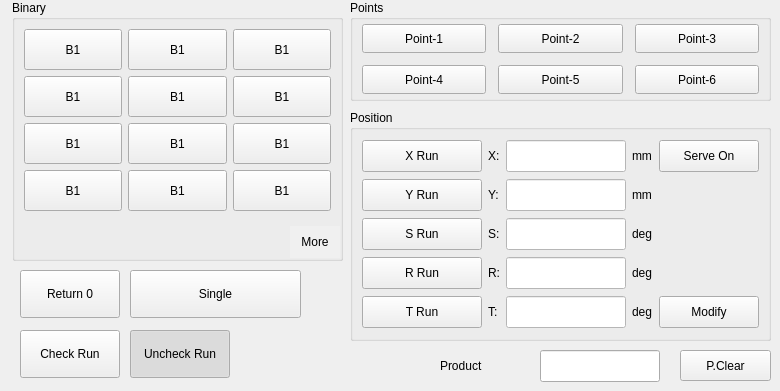
   <widget class="QWidget" name="tabWidgetPage1">
    <widget class="QGroupBox" name="groupBox_3">
     <property name="geometry">
      <rect>
       <x>12</x>
       <y>0</y>
       <width>331</width>
       <height>261</height>
      </rect>
     </property>
     <property name="title">
      <string>Binary</string>
     </property>
     <layout class="QVBoxLayout" name="verticalLayout">
      <property name="leftMargin">
       <number>0</number>
      </property>
      <property name="topMargin">
       <number>0</number>
      </property>
      <property name="rightMargin">
       <number>0</number>
      </property>
      <property name="bottomMargin">
       <number>0</number>
      </property>
      <item>
       <widget class="QWidget" name="bGroup" native="true">
        <property name="sizePolicy">
         <sizepolicy hsizetype="Preferred" vsizetype="Expanding">
          <horstretch>0</horstretch>
          <verstretch>0</verstretch>
         </sizepolicy>
        </property>
        <layout class="QGridLayout" name="gridLayout_4">
         <item row="0" column="0">
          <widget class="QPushButton" name="b1">
           <property name="sizePolicy">
            <sizepolicy hsizetype="Minimum" vsizetype="Expanding">
             <horstretch>0</horstretch>
             <verstretch>0</verstretch>
            </sizepolicy>
           </property>
           <property name="minimumSize">
            <size>
             <width>0</width>
             <height>32</height>
            </size>
           </property>
           <property name="maximumSize">
            <size>
             <width>16777215</width>
             <height>48</height>
            </size>
           </property>
           <property name="text">
            <string>B1</string>
           </property>
           <attribute name="buttonGroup">
            <string notr="true">shortcutGroup</string>
           </attribute>
          </widget>
         </item>
         <item row="0" column="1">
          <widget class="QPushButton" name="b2">
           <property name="sizePolicy">
            <sizepolicy hsizetype="Minimum" vsizetype="Expanding">
             <horstretch>0</horstretch>
             <verstretch>0</verstretch>
            </sizepolicy>
           </property>
           <property name="minimumSize">
            <size>
             <width>0</width>
             <height>32</height>
            </size>
           </property>
           <property name="maximumSize">
            <size>
             <width>16777215</width>
             <height>48</height>
            </size>
           </property>
           <property name="text">
            <string>B1</string>
           </property>
           <attribute name="buttonGroup">
            <string notr="true">shortcutGroup</string>
           </attribute>
          </widget>
         </item>
         <item row="0" column="2">
          <widget class="QPushButton" name="b3">
           <property name="sizePolicy">
            <sizepolicy hsizetype="Minimum" vsizetype="Expanding">
             <horstretch>0</horstretch>
             <verstretch>0</verstretch>
            </sizepolicy>
           </property>
           <property name="minimumSize">
            <size>
             <width>0</width>
             <height>32</height>
            </size>
           </property>
           <property name="maximumSize">
            <size>
             <width>16777215</width>
             <height>48</height>
            </size>
           </property>
           <property name="text">
            <string>B1</string>
           </property>
           <attribute name="buttonGroup">
            <string notr="true">shortcutGroup</string>
           </attribute>
          </widget>
         </item>
         <item row="1" column="0">
          <widget class="QPushButton" name="b4">
           <property name="sizePolicy">
            <sizepolicy hsizetype="Minimum" vsizetype="Expanding">
             <horstretch>0</horstretch>
             <verstretch>0</verstretch>
            </sizepolicy>
           </property>
           <property name="minimumSize">
            <size>
             <width>0</width>
             <height>32</height>
            </size>
           </property>
           <property name="maximumSize">
            <size>
             <width>16777215</width>
             <height>48</height>
            </size>
           </property>
           <property name="text">
            <string>B1</string>
           </property>
           <attribute name="buttonGroup">
            <string notr="true">shortcutGroup</string>
           </attribute>
          </widget>
         </item>
         <item row="1" column="1">
          <widget class="QPushButton" name="b5">
           <property name="sizePolicy">
            <sizepolicy hsizetype="Minimum" vsizetype="Expanding">
             <horstretch>0</horstretch>
             <verstretch>0</verstretch>
            </sizepolicy>
           </property>
           <property name="minimumSize">
            <size>
             <width>0</width>
             <height>32</height>
            </size>
           </property>
           <property name="maximumSize">
            <size>
             <width>16777215</width>
             <height>48</height>
            </size>
           </property>
           <property name="text">
            <string>B1</string>
           </property>
           <attribute name="buttonGroup">
            <string notr="true">shortcutGroup</string>
           </attribute>
          </widget>
         </item>
         <item row="1" column="2">
          <widget class="QPushButton" name="b6">
           <property name="sizePolicy">
            <sizepolicy hsizetype="Minimum" vsizetype="Expanding">
             <horstretch>0</horstretch>
             <verstretch>0</verstretch>
            </sizepolicy>
           </property>
           <property name="minimumSize">
            <size>
             <width>0</width>
             <height>32</height>
            </size>
           </property>
           <property name="maximumSize">
            <size>
             <width>16777215</width>
             <height>48</height>
            </size>
           </property>
           <property name="text">
            <string>B1</string>
           </property>
           <attribute name="buttonGroup">
            <string notr="true">shortcutGroup</string>
           </attribute>
          </widget>
         </item>
         <item row="2" column="0">
          <widget class="QPushButton" name="b7">
           <property name="sizePolicy">
            <sizepolicy hsizetype="Minimum" vsizetype="Expanding">
             <horstretch>0</horstretch>
             <verstretch>0</verstretch>
            </sizepolicy>
           </property>
           <property name="minimumSize">
            <size>
             <width>0</width>
             <height>32</height>
            </size>
           </property>
           <property name="maximumSize">
            <size>
             <width>16777215</width>
             <height>48</height>
            </size>
           </property>
           <property name="text">
            <string>B1</string>
           </property>
           <attribute name="buttonGroup">
            <string notr="true">shortcutGroup</string>
           </attribute>
          </widget>
         </item>
         <item row="2" column="1">
          <widget class="QPushButton" name="b8">
           <property name="sizePolicy">
            <sizepolicy hsizetype="Minimum" vsizetype="Expanding">
             <horstretch>0</horstretch>
             <verstretch>0</verstretch>
            </sizepolicy>
           </property>
           <property name="minimumSize">
            <size>
             <width>0</width>
             <height>32</height>
            </size>
           </property>
           <property name="maximumSize">
            <size>
             <width>16777215</width>
             <height>48</height>
            </size>
           </property>
           <property name="text">
            <string>B1</string>
           </property>
           <attribute name="buttonGroup">
            <string notr="true">shortcutGroup</string>
           </attribute>
          </widget>
         </item>
         <item row="2" column="2">
          <widget class="QPushButton" name="b9">
           <property name="sizePolicy">
            <sizepolicy hsizetype="Minimum" vsizetype="Expanding">
             <horstretch>0</horstretch>
             <verstretch>0</verstretch>
            </sizepolicy>
           </property>
           <property name="minimumSize">
            <size>
             <width>0</width>
             <height>32</height>
            </size>
           </property>
           <property name="maximumSize">
            <size>
             <width>16777215</width>
             <height>48</height>
            </size>
           </property>
           <property name="text">
            <string>B1</string>
           </property>
           <attribute name="buttonGroup">
            <string notr="true">shortcutGroup</string>
           </attribute>
          </widget>
         </item>
         <item row="3" column="0">
          <widget class="QPushButton" name="b10">
           <property name="sizePolicy">
            <sizepolicy hsizetype="Minimum" vsizetype="Expanding">
             <horstretch>0</horstretch>
             <verstretch>0</verstretch>
            </sizepolicy>
           </property>
           <property name="minimumSize">
            <size>
             <width>0</width>
             <height>32</height>
            </size>
           </property>
           <property name="maximumSize">
            <size>
             <width>16777215</width>
             <height>48</height>
            </size>
           </property>
           <property name="text">
            <string>B1</string>
           </property>
           <attribute name="buttonGroup">
            <string notr="true">shortcutGroup</string>
           </attribute>
          </widget>
         </item>
         <item row="3" column="1">
          <widget class="QPushButton" name="b11">
           <property name="sizePolicy">
            <sizepolicy hsizetype="Minimum" vsizetype="Expanding">
             <horstretch>0</horstretch>
             <verstretch>0</verstretch>
            </sizepolicy>
           </property>
           <property name="minimumSize">
            <size>
             <width>0</width>
             <height>32</height>
            </size>
           </property>
           <property name="maximumSize">
            <size>
             <width>16777215</width>
             <height>48</height>
            </size>
           </property>
           <property name="text">
            <string>B1</string>
           </property>
           <attribute name="buttonGroup">
            <string notr="true">shortcutGroup</string>
           </attribute>
          </widget>
         </item>
         <item row="3" column="2">
          <widget class="QPushButton" name="b12">
           <property name="sizePolicy">
            <sizepolicy hsizetype="Minimum" vsizetype="Expanding">
             <horstretch>0</horstretch>
             <verstretch>0</verstretch>
            </sizepolicy>
           </property>
           <property name="minimumSize">
            <size>
             <width>0</width>
             <height>32</height>
            </size>
           </property>
           <property name="maximumSize">
            <size>
             <width>16777215</width>
             <height>48</height>
            </size>
           </property>
           <property name="text">
            <string>B1</string>
           </property>
           <attribute name="buttonGroup">
            <string notr="true">shortcutGroup</string>
           </attribute>
          </widget>
         </item>
        </layout>
       </widget>
      </item>
      <item>
       <layout class="QHBoxLayout" name="horizontalLayout_2">
        <item>
         <spacer name="horizontalSpacer">
          <property name="orientation">
           <enum>Qt::Horizontal</enum>
          </property>
          <property name="sizeHint" stdset="0">
           <size>
            <width>40</width>
            <height>20</height>
           </size>
          </property>
         </spacer>
        </item>
        <item>
         <widget class="QPushButton" name="showMore">
          <property name="sizePolicy">
           <sizepolicy hsizetype="Minimum" vsizetype="Expanding">
            <horstretch>0</horstretch>
            <verstretch>0</verstretch>
           </sizepolicy>
          </property>
          <property name="minimumSize">
           <size>
            <width>50</width>
            <height>0</height>
           </size>
          </property>
          <property name="maximumSize">
           <size>
            <width>16777215</width>
            <height>32</height>
           </size>
          </property>
          <property name="styleSheet">
           <string notr="true">#showMore{
background-color: rgb(240,240,240);
border-style: none;
}
#showMore:pressed{
     background-color: rgba(62, 113, 255, 255);
     color:white;
}</string>
          </property>
          <property name="text">
           <string>More</string>
          </property>
         </widget>
        </item>
       </layout>
      </item>
     </layout>
    </widget>
    <widget class="QLabel" name="label_3">
     <property name="geometry">
      <rect>
       <x>440</x>
       <y>355</y>
       <width>91</width>
       <height>21</height>
      </rect>
     </property>
     <property name="text">
      <string>Product</string>
     </property>
    </widget>
    <widget class="ICLineEditWithVirtualNumericKeypad" name="productEdit">
     <property name="geometry">
      <rect>
       <x>540</x>
       <y>350</y>
       <width>120</width>
       <height>32</height>
      </rect>
     </property>
     <property name="minimumSize">
      <size>
       <width>0</width>
       <height>32</height>
      </size>
     </property>
     <property name="alignment">
      <set>Qt::AlignRight|Qt::AlignTrailing|Qt::AlignVCenter</set>
     </property>
    </widget>
    <widget class="QGroupBox" name="groupBox">
     <property name="geometry">
      <rect>
       <x>350</x>
       <y>110</y>
       <width>421</width>
       <height>231</height>
      </rect>
     </property>
     <property name="title">
      <string>Position</string>
     </property>
     <layout class="QGridLayout" name="gridLayout">
      <item row="2" column="3">
       <widget class="QLabel" name="label_15">
        <property name="text">
         <string>deg</string>
        </property>
       </widget>
      </item>
      <item row="1" column="0">
       <widget class="QPushButton" name="yRun">
        <property name="sizePolicy">
         <sizepolicy hsizetype="Expanding" vsizetype="Preferred">
          <horstretch>0</horstretch>
          <verstretch>0</verstretch>
         </sizepolicy>
        </property>
        <property name="minimumSize">
         <size>
          <width>100</width>
          <height>32</height>
         </size>
        </property>
        <property name="text">
         <string>Y Run</string>
        </property>
       </widget>
      </item>
      <item row="1" column="3">
       <widget class="QLabel" name="label_5">
        <property name="text">
         <string>mm</string>
        </property>
       </widget>
      </item>
      <item row="1" column="1">
       <widget class="QLabel" name="label_2">
        <property name="text">
         <string>Y:</string>
        </property>
       </widget>
      </item>
      <item row="3" column="2">
       <widget class="ICLineEditWithVirtualNumericKeypad" name="rPos">
        <property name="enabled">
         <bool>false</bool>
        </property>
        <property name="minimumSize">
         <size>
          <width>0</width>
          <height>32</height>
         </size>
        </property>
        <property name="styleSheet">
         <string notr="true">QLineEdit::disabled{
background:white;
color: rgb(97, 97, 97);
}
</string>
        </property>
       </widget>
      </item>
      <item row="4" column="2">
       <widget class="ICLineEditWithVirtualNumericKeypad" name="tPos">
        <property name="enabled">
         <bool>false</bool>
        </property>
        <property name="minimumSize">
         <size>
          <width>0</width>
          <height>32</height>
         </size>
        </property>
        <property name="styleSheet">
         <string notr="true">QLineEdit::disabled{
background:white;
color: rgb(97, 97, 97);
}
</string>
        </property>
       </widget>
      </item>
      <item row="0" column="2">
       <widget class="ICLineEditWithVirtualNumericKeypad" name="xPos">
        <property name="enabled">
         <bool>false</bool>
        </property>
        <property name="minimumSize">
         <size>
          <width>0</width>
          <height>32</height>
         </size>
        </property>
        <property name="styleSheet">
         <string notr="true">QLineEdit::disabled{
background:white;
color: rgb(97, 97, 97);
}
</string>
        </property>
       </widget>
      </item>
      <item row="0" column="0">
       <widget class="QPushButton" name="xRun">
        <property name="sizePolicy">
         <sizepolicy hsizetype="Expanding" vsizetype="Preferred">
          <horstretch>0</horstretch>
          <verstretch>0</verstretch>
         </sizepolicy>
        </property>
        <property name="minimumSize">
         <size>
          <width>100</width>
          <height>32</height>
         </size>
        </property>
        <property name="text">
         <string>X Run</string>
        </property>
       </widget>
      </item>
      <item row="2" column="2">
       <widget class="ICLineEditWithVirtualNumericKeypad" name="zPos">
        <property name="enabled">
         <bool>false</bool>
        </property>
        <property name="minimumSize">
         <size>
          <width>0</width>
          <height>32</height>
         </size>
        </property>
        <property name="styleSheet">
         <string notr="true">QLineEdit::disabled{
background:white;
color: rgb(97, 97, 97);
}
</string>
        </property>
       </widget>
      </item>
      <item row="1" column="2">
       <widget class="ICLineEditWithVirtualNumericKeypad" name="yPos">
        <property name="enabled">
         <bool>false</bool>
        </property>
        <property name="minimumSize">
         <size>
          <width>0</width>
          <height>32</height>
         </size>
        </property>
        <property name="styleSheet">
         <string notr="true">QLineEdit::disabled{
background:white;
color: rgb(97, 97, 97);
}
</string>
        </property>
       </widget>
      </item>
      <item row="0" column="3">
       <widget class="QLabel" name="label_4">
        <property name="text">
         <string>mm</string>
        </property>
       </widget>
      </item>
      <item row="3" column="0">
       <widget class="QPushButton" name="rRun">
        <property name="sizePolicy">
         <sizepolicy hsizetype="Expanding" vsizetype="Preferred">
          <horstretch>0</horstretch>
          <verstretch>0</verstretch>
         </sizepolicy>
        </property>
        <property name="minimumSize">
         <size>
          <width>100</width>
          <height>32</height>
         </size>
        </property>
        <property name="text">
         <string>R Run</string>
        </property>
       </widget>
      </item>
      <item row="3" column="1">
       <widget class="QLabel" name="label_7">
        <property name="text">
         <string>R:</string>
        </property>
       </widget>
      </item>
      <item row="4" column="3">
       <widget class="QLabel" name="label_10">
        <property name="text">
         <string>deg</string>
        </property>
       </widget>
      </item>
      <item row="3" column="3">
       <widget class="QLabel" name="label_9">
        <property name="text">
         <string>deg</string>
        </property>
       </widget>
      </item>
      <item row="4" column="1">
       <widget class="QLabel" name="label_8">
        <property name="text">
         <string>T:</string>
        </property>
       </widget>
      </item>
      <item row="2" column="0">
       <widget class="QPushButton" name="zRun">
        <property name="sizePolicy">
         <sizepolicy hsizetype="Expanding" vsizetype="Preferred">
          <horstretch>0</horstretch>
          <verstretch>0</verstretch>
         </sizepolicy>
        </property>
        <property name="minimumSize">
         <size>
          <width>100</width>
          <height>32</height>
         </size>
        </property>
        <property name="text">
         <string>S Run</string>
        </property>
       </widget>
      </item>
      <item row="4" column="0">
       <widget class="QPushButton" name="tRun">
        <property name="sizePolicy">
         <sizepolicy hsizetype="Expanding" vsizetype="Preferred">
          <horstretch>0</horstretch>
          <verstretch>0</verstretch>
         </sizepolicy>
        </property>
        <property name="minimumSize">
         <size>
          <width>100</width>
          <height>32</height>
         </size>
        </property>
        <property name="text">
         <string>T Run</string>
        </property>
       </widget>
      </item>
      <item row="0" column="1">
       <widget class="QLabel" name="label">
        <property name="text">
         <string>X:</string>
        </property>
       </widget>
      </item>
      <item row="2" column="1">
       <widget class="QLabel" name="label_6">
        <property name="text">
         <string>S:</string>
        </property>
       </widget>
      </item>
      <item row="0" column="4">
       <widget class="QPushButton" name="serveControl">
        <property name="sizePolicy">
         <sizepolicy hsizetype="Minimum" vsizetype="Preferred">
          <horstretch>0</horstretch>
          <verstretch>0</verstretch>
         </sizepolicy>
        </property>
        <property name="minimumSize">
         <size>
          <width>100</width>
          <height>32</height>
         </size>
        </property>
        <property name="text">
         <string>Serve On</string>
        </property>
        <property name="checkable">
         <bool>true</bool>
        </property>
       </widget>
      </item>
      <item row="4" column="4">
       <widget class="QPushButton" name="setButton">
        <property name="sizePolicy">
         <sizepolicy hsizetype="Minimum" vsizetype="Preferred">
          <horstretch>0</horstretch>
          <verstretch>0</verstretch>
         </sizepolicy>
        </property>
        <property name="minimumSize">
         <size>
          <width>100</width>
          <height>32</height>
         </size>
        </property>
        <property name="text">
         <string>Modify</string>
        </property>
       </widget>
      </item>
     </layout>
    </widget>
    <widget class="QPushButton" name="singleButton">
     <property name="geometry">
      <rect>
       <x>130</x>
       <y>270</y>
       <width>171</width>
       <height>48</height>
      </rect>
     </property>
     <property name="sizePolicy">
      <sizepolicy hsizetype="Minimum" vsizetype="Preferred">
       <horstretch>0</horstretch>
       <verstretch>0</verstretch>
      </sizepolicy>
     </property>
     <property name="minimumSize">
      <size>
       <width>0</width>
       <height>48</height>
      </size>
     </property>
     <property name="text">
      <string>Single</string>
     </property>
    </widget>
    <widget class="QPushButton" name="runButton">
     <property name="geometry">
      <rect>
       <x>20</x>
       <y>330</y>
       <width>100</width>
       <height>48</height>
      </rect>
     </property>
     <property name="sizePolicy">
      <sizepolicy hsizetype="Minimum" vsizetype="Preferred">
       <horstretch>0</horstretch>
       <verstretch>0</verstretch>
      </sizepolicy>
     </property>
     <property name="minimumSize">
      <size>
       <width>0</width>
       <height>48</height>
      </size>
     </property>
     <property name="text">
      <string>Check Run</string>
     </property>
     <property name="checkable">
      <bool>true</bool>
     </property>
     <attribute name="buttonGroup">
      <string notr="true">buttonGroup_2</string>
     </attribute>
    </widget>
    <widget class="QGroupBox" name="groupBox_2">
     <property name="geometry">
      <rect>
       <x>350</x>
       <y>0</y>
       <width>421</width>
       <height>101</height>
      </rect>
     </property>
     <property name="minimumSize">
      <size>
       <width>350</width>
       <height>0</height>
      </size>
     </property>
     <property name="title">
      <string>Points</string>
     </property>
     <layout class="QGridLayout" name="gridLayout_2">
      <property name="topMargin">
       <number>4</number>
      </property>
      <property name="bottomMargin">
       <number>4</number>
      </property>
      <property name="spacing">
       <number>12</number>
      </property>
      <item row="0" column="0">
       <widget class="QPushButton" name="point1">
        <property name="sizePolicy">
         <sizepolicy hsizetype="Minimum" vsizetype="Expanding">
          <horstretch>0</horstretch>
          <verstretch>0</verstretch>
         </sizepolicy>
        </property>
        <property name="maximumSize">
         <size>
          <width>16777215</width>
          <height>48</height>
         </size>
        </property>
        <property name="text">
         <string>Point-1</string>
        </property>
        <property name="checkable">
         <bool>true</bool>
        </property>
        <attribute name="buttonGroup">
         <string notr="true">buttonGroup</string>
        </attribute>
       </widget>
      </item>
      <item row="0" column="1">
       <widget class="QPushButton" name="point2">
        <property name="sizePolicy">
         <sizepolicy hsizetype="Minimum" vsizetype="Expanding">
          <horstretch>0</horstretch>
          <verstretch>0</verstretch>
         </sizepolicy>
        </property>
        <property name="maximumSize">
         <size>
          <width>16777215</width>
          <height>48</height>
         </size>
        </property>
        <property name="text">
         <string>Point-2</string>
        </property>
        <property name="checkable">
         <bool>true</bool>
        </property>
        <attribute name="buttonGroup">
         <string notr="true">buttonGroup</string>
        </attribute>
       </widget>
      </item>
      <item row="0" column="2">
       <widget class="QPushButton" name="point3">
        <property name="sizePolicy">
         <sizepolicy hsizetype="Minimum" vsizetype="Expanding">
          <horstretch>0</horstretch>
          <verstretch>0</verstretch>
         </sizepolicy>
        </property>
        <property name="maximumSize">
         <size>
          <width>16777215</width>
          <height>48</height>
         </size>
        </property>
        <property name="text">
         <string>Point-3</string>
        </property>
        <property name="checkable">
         <bool>true</bool>
        </property>
        <attribute name="buttonGroup">
         <string notr="true">buttonGroup</string>
        </attribute>
       </widget>
      </item>
      <item row="1" column="0">
       <widget class="QPushButton" name="point4">
        <property name="sizePolicy">
         <sizepolicy hsizetype="Minimum" vsizetype="Expanding">
          <horstretch>0</horstretch>
          <verstretch>0</verstretch>
         </sizepolicy>
        </property>
        <property name="maximumSize">
         <size>
          <width>16777215</width>
          <height>48</height>
         </size>
        </property>
        <property name="text">
         <string>Point-4</string>
        </property>
        <property name="checkable">
         <bool>true</bool>
        </property>
        <attribute name="buttonGroup">
         <string notr="true">buttonGroup</string>
        </attribute>
       </widget>
      </item>
      <item row="1" column="1">
       <widget class="QPushButton" name="point5">
        <property name="sizePolicy">
         <sizepolicy hsizetype="Minimum" vsizetype="Expanding">
          <horstretch>0</horstretch>
          <verstretch>0</verstretch>
         </sizepolicy>
        </property>
        <property name="maximumSize">
         <size>
          <width>16777215</width>
          <height>48</height>
         </size>
        </property>
        <property name="text">
         <string>Point-5</string>
        </property>
        <property name="checkable">
         <bool>true</bool>
        </property>
        <attribute name="buttonGroup">
         <string notr="true">buttonGroup</string>
        </attribute>
       </widget>
      </item>
      <item row="1" column="2">
       <widget class="QPushButton" name="point6">
        <property name="sizePolicy">
         <sizepolicy hsizetype="Minimum" vsizetype="Expanding">
          <horstretch>0</horstretch>
          <verstretch>0</verstretch>
         </sizepolicy>
        </property>
        <property name="maximumSize">
         <size>
          <width>16777215</width>
          <height>48</height>
         </size>
        </property>
        <property name="text">
         <string>Point-6</string>
        </property>
        <property name="checkable">
         <bool>true</bool>
        </property>
        <attribute name="buttonGroup">
         <string notr="true">buttonGroup</string>
        </attribute>
       </widget>
      </item>
     </layout>
    </widget>
    <widget class="QPushButton" name="return0Button">
     <property name="geometry">
      <rect>
       <x>20</x>
       <y>270</y>
       <width>100</width>
       <height>48</height>
      </rect>
     </property>
     <property name="sizePolicy">
      <sizepolicy hsizetype="Minimum" vsizetype="Preferred">
       <horstretch>0</horstretch>
       <verstretch>0</verstretch>
      </sizepolicy>
     </property>
     <property name="minimumSize">
      <size>
       <width>0</width>
       <height>48</height>
      </size>
     </property>
     <property name="text">
      <string>Return 0</string>
     </property>
    </widget>
    <widget class="QPushButton" name="productClear">
     <property name="geometry">
      <rect>
       <x>680</x>
       <y>350</y>
       <width>91</width>
       <height>31</height>
      </rect>
     </property>
     <property name="sizePolicy">
      <sizepolicy hsizetype="Minimum" vsizetype="Preferred">
       <horstretch>0</horstretch>
       <verstretch>0</verstretch>
      </sizepolicy>
     </property>
     <property name="text">
      <string>P.Clear</string>
     </property>
    </widget>
    <widget class="QPushButton" name="uncheckRunButton">
     <property name="geometry">
      <rect>
       <x>130</x>
       <y>330</y>
       <width>100</width>
       <height>48</height>
      </rect>
     </property>
     <property name="sizePolicy">
      <sizepolicy hsizetype="Minimum" vsizetype="Preferred">
       <horstretch>0</horstretch>
       <verstretch>0</verstretch>
      </sizepolicy>
     </property>
     <property name="minimumSize">
      <size>
       <width>0</width>
       <height>48</height>
      </size>
     </property>
     <property name="text">
      <string>Uncheck Run</string>
     </property>
     <property name="checkable">
      <bool>true</bool>
     </property>
     <property name="checked">
      <bool>true</bool>
     </property>
     <attribute name="buttonGroup">
      <string notr="true">buttonGroup_2</string>
     </attribute>
    </widget>
   </widget>
